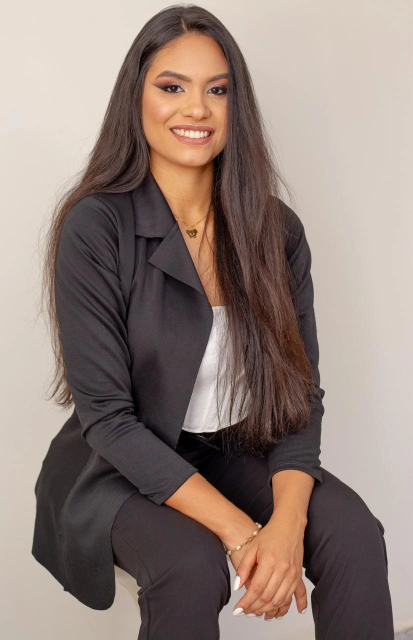
#> input picture design/brand/src-19.png, 825 x 1280 px, found by its file name (shown at 1/2 size)
$ python cutout.py
#> lines starting #> are read from the running program, lines starting #| are printed output that depends on the picture; after the words box and inside, x2 and y2 are one past the last pixel; in counts of white or black regions, pixels touching at a corner belong together; long printed decimals are rounded
"""Recorta a Samara do fundo liso da foto (GrabCut + refino de borda) -> samara-cutout.png (RGBA).
uso: python design/brand/cutout.py   (precisa de opencv-python, numpy, pillow)"""
import cv2, numpy as np
from PIL import Image

src = cv2.imread("design/brand/src-19.png")
#> src is the input picture: shape (1280, 825, 3); mean B, G, R 121.1, 128.6, 145.2
h, w = src.shape[:2]
#> h = 1280; w = 825

# cor do fundo estimada nas bordas (mediana) e variação suave do fundo
border = np.concatenate([src[:40].reshape(-1, 3), src[:, :25].reshape(-1, 3), src[:, -25:].reshape(-1, 3)])
bg = np.median(border, axis=0)
#> bg = [199, 209, 219]
dist = np.linalg.norm(src.astype(np.float32) - bg.astype(np.float32), axis=2)
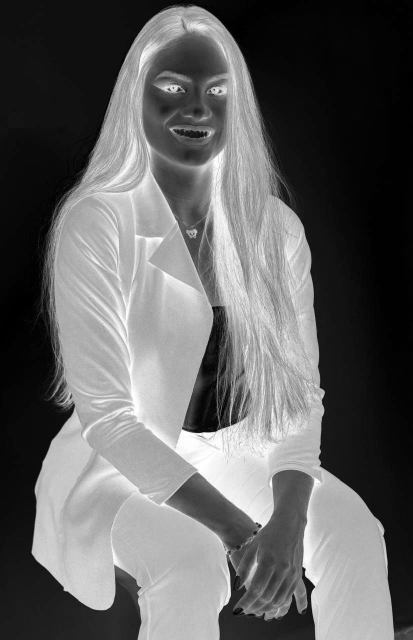
#> dist: shape (1280, 825) float32 (shown at 1/2 size); min 0, max 362.3, mean 140; drawn with min black and max white

mask = np.full((h, w), cv2.GC_PR_BGD, np.uint8)
mask[dist > 38] = cv2.GC_PR_FGD
mask[dist > 85] = cv2.GC_FGD
mask[:4, :] = cv2.GC_BGD  # só a linha de borda: o topo do cabelo fica quase colado ao topo da foto
mask[:, :12] = cv2.GC_BGD
mask[:, -12:] = cv2.GC_BGD
bgd, fgd = np.zeros((1, 65)), np.zeros((1, 65))
cv2.grabCut(src, mask, None, bgd, fgd, 8, cv2.GC_INIT_WITH_MASK)
hard = np.where((mask == cv2.GC_FGD) | (mask == cv2.GC_PR_FGD), 1, 0).astype(np.uint8)

# mantém só o maior componente (a pessoa) e fecha buracos
n, lab, stats, _ = cv2.connectedComponentsWithStats(hard)
big = 1 + np.argmax(stats[1:, cv2.CC_STAT_AREA])
hard = (lab == big).astype(np.uint8)
inv = 1 - hard
n2, lab2, st2, _ = cv2.connectedComponentsWithStats(inv)
for i in range(1, n2):
    if st2[i, cv2.CC_STAT_AREA] < 4000:  # buracos pequenos dentro do corpo (entre braços etc. ficam)
        hard[lab2 == i] = 1

# remove o banquinho branco embaixo (neutro/claro, grande); unhas e mãos (pele) ficam
hsv = cv2.cvtColor(src, cv2.COLOR_BGR2HSV)
#> hsv: shape (1280, 825, 3); mean H, S, V 52.9, 50, 145.2
neutral = ((hsv[..., 1] < 40) & (hsv[..., 2] > 170)).astype(np.uint8)
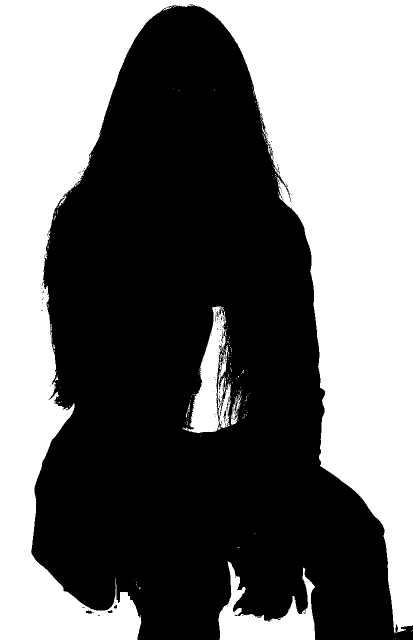
#> neutral: shape (1280, 825) (shown at 1/2 size); values 0 (black) and 1 (white), 44.4% white; 193 white regions (179 under 20 px), largest, box (x1, y1, x2, y2) and area: (0, 0, 825, 1280) 444525, (437, 1123, 631, 1280) 12460, (365, 613, 452, 866) 8841
neutral[: int(h * 0.86)] = 0
#> neutral: shape (1280, 825); values 0 (black) and 1 (white), 4.8% white; 13 white regions (10 under 20 px), largest, box (x1, y1, x2, y2) and area: (0, 1100, 283, 1280) 31517, (437, 1123, 631, 1280) 12460, (773, 1100, 825, 1267) 7068
neutral &= hard
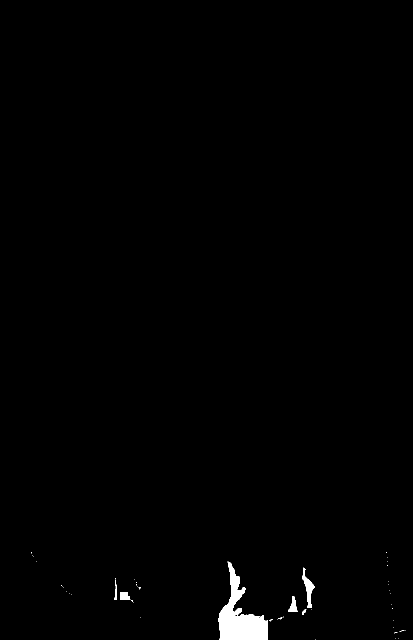
#> neutral: shape (1280, 825) (shown at 1/2 size); values 0 (black) and 1 (white), 0.78% white; 45 white regions (39 under 20 px), largest, box (x1, y1, x2, y2) and area: (437, 1123, 536, 1280) 6698, (605, 1135, 630, 1216) 708, (576, 1192, 595, 1224) 306, (240, 1184, 261, 1200) 288, (229, 1160, 233, 1200) 81, (604, 1218, 613, 1229) 45
nn, nl, nst, _ = cv2.connectedComponentsWithStats(neutral)
#> nl: shape (1280, 825) int32; 46 distinct labels, from 0 to 45
#> nn = 46; nst = 46 rows, first 6: [0, 0, 825, 1280, 1047759], [62, 1104, 1, 3, 3], [773, 1104, 1, 2, 2], [65, 1111, 2, 2, 2], [774, 1114, 1, 1, 1], [73, 1122, 1, 1, 1]
for i in range(1, nn):
    if nst[i, cv2.CC_STAT_AREA] > 1500:
        hard[nl == i] = 0
#> hard: shape (1280, 825); values 0 (black) and 1 (white), 57% white; 2 black regions, box (x1, y1, x2, y2) and area: (0, 0, 825, 1280) 442373, (437, 1123, 630, 1280) 11379
hard = cv2.morphologyEx(hard, cv2.MORPH_OPEN, cv2.getStructuringElement(cv2.MORPH_ELLIPSE, (5, 5)))
#> hard: shape (1280, 825); values 0 (black) and 1 (white), 57% white; 2 black regions, box (x1, y1, x2, y2) and area: (0, 0, 825, 1280) 442544, (437, 1123, 630, 1280) 11466

# faixa de transição estreita; fora dela alfa 0/1
k = cv2.getStructuringElement(cv2.MORPH_ELLIPSE, (11, 11))
core = cv2.erode(hard, cv2.getStructuringElement(cv2.MORPH_ELLIPSE, (5, 5)))  # encolhe 2 px: tira o halo claro
#> core: shape (1280, 825); values 0 (black) and 1 (white), 56.3% white; 2 black regions, box (x1, y1, x2, y2) and area: (0, 0, 825, 1280) 449153, (435, 1121, 632, 1280) 12659
sure_fg = cv2.erode(core, k)
#> sure_fg: shape (1280, 825); values 0 (black) and 1 (white), 54.5% white; 2 black regions, box (x1, y1, x2, y2) and area: (0, 0, 825, 1280) 465246, (430, 1116, 637, 1280) 15572
maybe = cv2.dilate(core, cv2.getStructuringElement(cv2.MORPH_ELLIPSE, (7, 7)))
#> maybe: shape (1280, 825); values 0 (black) and 1 (white), 57.3% white; 2 black regions, box (x1, y1, x2, y2) and area: (0, 0, 825, 1280) 439649, (438, 1124, 629, 1280) 10925
band = (maybe == 1) & (sure_fg == 0)
#> band: shape (1280, 825) bool; 2.9% white; 2 white regions, box (x1, y1, x2, y2) and area: (61, 8, 814, 1280) 25597, (430, 1116, 637, 1280) 4647
alpha = sure_fg.astype(np.float32)
soft = np.clip((dist - 30) / (95 - 30), 0, 1)
alpha[band] = np.minimum(soft[band], 1.0) * (core[band] * 0.6 + 0.4)
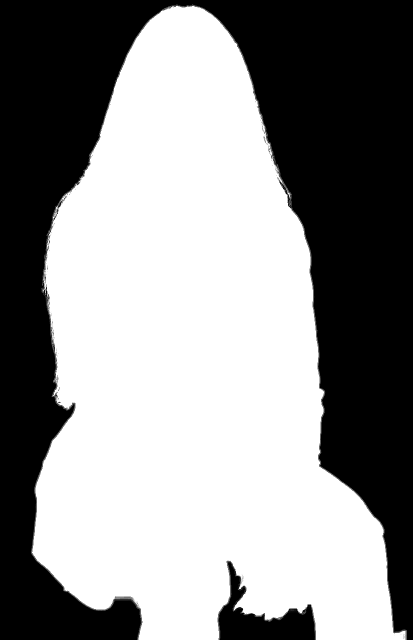
#> alpha: shape (1280, 825) float32 (shown at 1/2 size); min 0, max 1, mean 0.564
alpha = cv2.GaussianBlur(alpha, (0, 0), 0.8)

# cor das bordas: copia a cor do interior (convolução normalizada), sem resto do fundo
rgb = src.astype(np.float32)
wgt = cv2.erode(core, cv2.getStructuringElement(cv2.MORPH_ELLIPSE, (13, 13))).astype(np.float32)
#> wgt: shape (1280, 825) float32; values 0 (black) and 1 (white), 54.2% white; 2 black regions, box (x1, y1, x2, y2) and area: (0, 0, 825, 1280) 468070, (429, 1115, 638, 1280) 16091
num = cv2.GaussianBlur(rgb * wgt[..., None], (0, 0), 6)
den = cv2.GaussianBlur(wgt, (0, 0), 6)[..., None] + 1e-4
inner = num / den
edge = (alpha < 0.98)[..., None]
#> edge: shape (1280, 825, 1) bool; 44.5% white; 6 white regions (4 under 20 px), largest, box (x1, y1, x2, y2) and area: (0, 0, 825, 1280) 456041, (434, 1120, 633, 1280) 13727
fg = np.where(edge, inner, rgb)
rgba = np.dstack([fg[..., ::-1], alpha * 255]).clip(0, 255).astype(np.uint8)
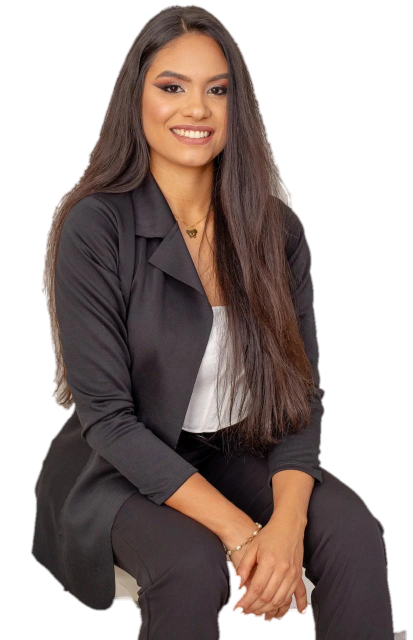
#> rgba: shape (1280, 825, 4) (shown at 1/2 size); mean of channels 0, 1, 2, 3 56.7, 43.9, 40.1, 143.9; transparent parts drawn white
Image.fromarray(rgba, "RGBA").save("design/brand/samara-cutout.png")

# conferência sobre fundos escuro e claro
for name, col in (("escuro", (55, 44, 39)), ("claro", (252, 248, 241)), ("terracota", (214, 194, 167))):
    base = Image.new("RGBA", (w, h), col + (255,))
    base.alpha_composite(Image.fromarray(rgba, "RGBA"))
    base.convert("RGB").save(f"design/brand/check-{name}.png")
#> this loop made 3 passes
#> pass 1, `base.convert("RGB").save(f"design/brand/check-{name}.png")`:
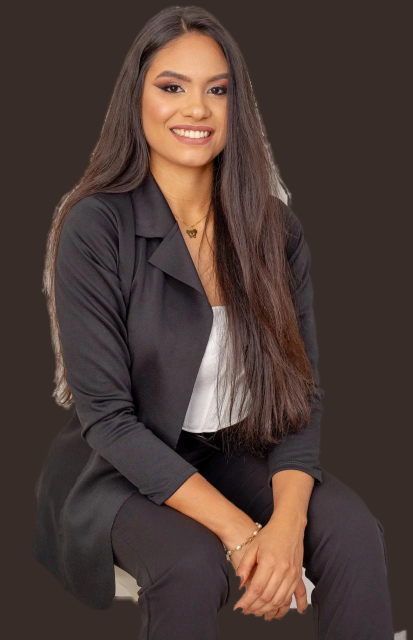
#> saved as check-escuro.png: PIL image 825x1280 RGB (shown at 1/2 size); mean R, G, B 76, 59.3, 53.6
#> after the loop:
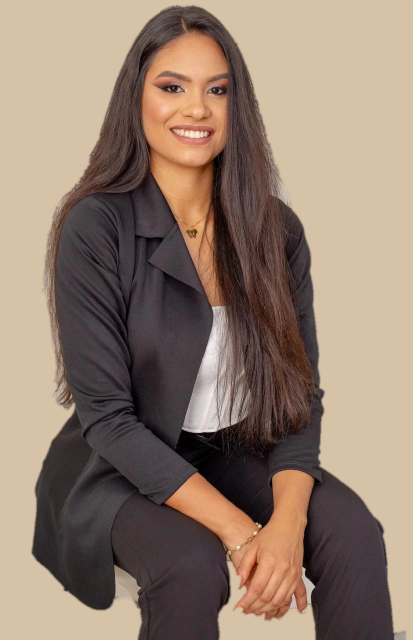
#> base: PIL image 825x1280 RGBA (shown at 1/2 size); mean R, G, B, A 145.3, 124.7, 109.3, 255
print("ok", float(alpha.mean()))
#| ok 0.5645

$ run again, with design/brand/zoom-top.png copied over design/brand/src-19.png
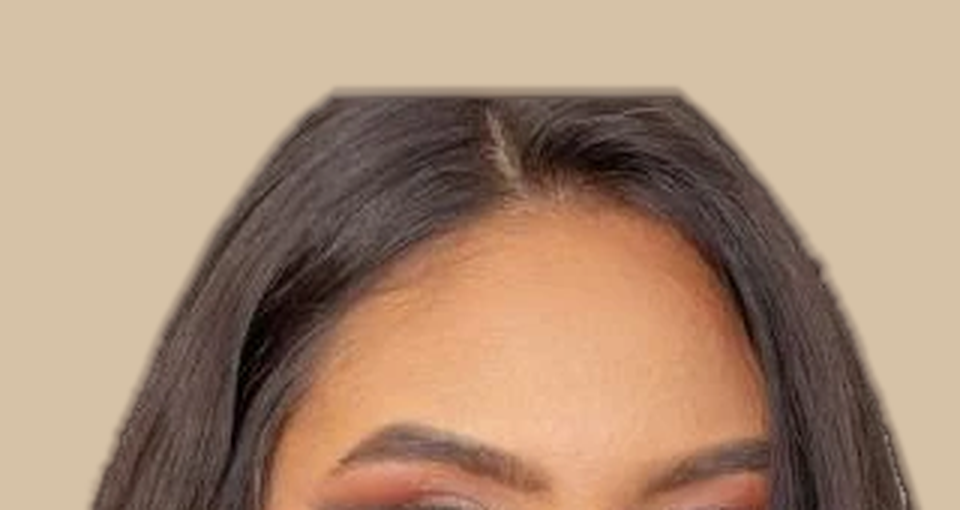
#> input picture design/brand/zoom-top.png, 960 x 510 px, found by its file name
#> src is the input picture: shape (510, 960, 3); mean B, G, R 120.9, 143.6, 172.5
#> bg = [167, 194, 214]
#> hsv: shape (510, 960, 3); mean H, S, V 14.2, 77.2, 172.5
#> neutral: shape (510, 960); values 0 (black) and 1 (white), 0% white in thin lines or dots, all inside (x1, y1, x2, y2) = (902, 493, 904, 495)
#> nn = 2; nst = [[0, 0, 960, 510, 489597], [902, 493, 2, 2, 3]]
#> core: shape (510, 960); values 0 (black) and 1 (white), 54.3% white; 1 black region, box (x1, y1, x2, y2) and area: (0, 0, 960, 510) 223777
#> sure_fg: shape (510, 960); values 0 (black) and 1 (white), 52.9% white; 1 black region, box (x1, y1, x2, y2) and area: (0, 0, 960, 510) 230625
#> maybe: shape (510, 960); values 0 (black) and 1 (white), 55.1% white; 1 black region, box (x1, y1, x2, y2) and area: (0, 0, 960, 510) 219730
#> band: shape (510, 960) bool; 2.2% white; 1 white region, box (x1, y1, x2, y2) and area: (90, 86, 919, 510) 10895
#> wgt: shape (510, 960) float32; values 0 (black) and 1 (white), 52.7% white; 1 black region, box (x1, y1, x2, y2) and area: (0, 0, 960, 510) 231800
#> edge: shape (510, 960, 1) bool; 46.2% white; 1 white region, box (x1, y1, x2, y2) and area: (0, 0, 960, 510) 226296
#> the loop `for name, col in (("escuro", (55, 44, 39)), ("claro", (252, 248, 241))..` made 3 passes
#> pass 1, `base.convert("RGB").save(f"design/brand/check-{name}.png")`:
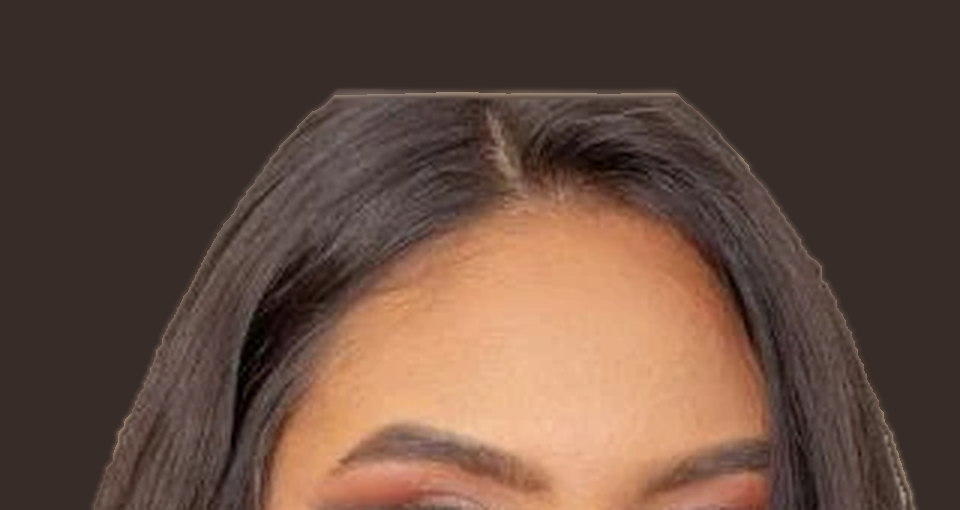
#> saved as check-escuro.png: PIL image 960x510 RGB; mean R, G, B 100.3, 75.6, 62.8
#| ok 0.545
